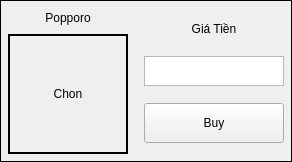
              <widget class="QFrame" name="frame_61">
               <property name="frameShape">
                <enum>QFrame::Box</enum>
               </property>
               <layout class="QHBoxLayout" name="horizontalLayout_11">
                <property name="leftMargin">
                 <number>2</number>
                </property>
                <property name="topMargin">
                 <number>2</number>
                </property>
                <property name="rightMargin">
                 <number>2</number>
                </property>
                <property name="bottomMargin">
                 <number>2</number>
                </property>
                <item>
                 <widget class="QFrame" name="frame_62">
                  <property name="sizePolicy">
                   <sizepolicy hsizetype="Expanding" vsizetype="Preferred">
                    <horstretch>0</horstretch>
                    <verstretch>0</verstretch>
                   </sizepolicy>
                  </property>
                  <property name="frameShape">
                   <enum>QFrame::Box</enum>
                  </property>
                  <property name="lineWidth">
                   <number>0</number>
                  </property>
                  <layout class="QVBoxLayout" name="verticalLayout_13">
                   <property name="leftMargin">
                    <number>5</number>
                   </property>
                   <property name="topMargin">
                    <number>5</number>
                   </property>
                   <property name="rightMargin">
                    <number>5</number>
                   </property>
                   <property name="bottomMargin">
                    <number>5</number>
                   </property>
                   <item>
                    <widget class="QLabel" name="nameID21">
                     <property name="sizePolicy">
                      <sizepolicy hsizetype="Expanding" vsizetype="Maximum">
                       <horstretch>0</horstretch>
                       <verstretch>0</verstretch>
                      </sizepolicy>
                     </property>
                     <property name="minimumSize">
                      <size>
                       <width>20</width>
                       <height>20</height>
                      </size>
                     </property>
                     <property name="maximumSize">
                      <size>
                       <width>5000</width>
                       <height>60</height>
                      </size>
                     </property>
                     <property name="frameShape">
                      <enum>QFrame::Box</enum>
                     </property>
                     <property name="lineWidth">
                      <number>0</number>
                     </property>
                     <property name="text">
                      <string>Popporo</string>
                     </property>
                     <property name="alignment">
                      <set>Qt::AlignCenter</set>
                     </property>
                    </widget>
                   </item>
                   <item>
                    <widget class="QLabel" name="imageID21">
                     <property name="sizePolicy">
                      <sizepolicy hsizetype="Expanding" vsizetype="Maximum">
                       <horstretch>0</horstretch>
                       <verstretch>0</verstretch>
                      </sizepolicy>
                     </property>
                     <property name="minimumSize">
                      <size>
                       <width>120</width>
                       <height>120</height>
                      </size>
                     </property>
                     <property name="maximumSize">
                      <size>
                       <width>5000</width>
                       <height>250</height>
                      </size>
                     </property>
                     <property name="frameShape">
                      <enum>QFrame::Box</enum>
                     </property>
                     <property name="lineWidth">
                      <number>2</number>
                     </property>
                     <property name="text">
                      <string>Chon</string>
                     </property>
                     <property name="alignment">
                      <set>Qt::AlignCenter</set>
                     </property>
                    </widget>
                   </item>
                  </layout>
                 </widget>
                </item>
                <item>
                 <widget class="QFrame" name="frame_63">
                  <property name="maximumSize">
                   <size>
                    <width>150</width>
                    <height>16777215</height>
                   </size>
                  </property>
                  <layout class="QVBoxLayout" name="verticalLayout_70">
                   <property name="leftMargin">
                    <number>5</number>
                   </property>
                   <property name="topMargin">
                    <number>5</number>
                   </property>
                   <property name="rightMargin">
                    <number>5</number>
                   </property>
                   <property name="bottomMargin">
                    <number>5</number>
                   </property>
                   <item>
                    <widget class="QLabel" name="imageAc_39">
                     <property name="sizePolicy">
                      <sizepolicy hsizetype="Maximum" vsizetype="Maximum">
                       <horstretch>0</horstretch>
                       <verstretch>0</verstretch>
                      </sizepolicy>
                     </property>
                     <property name="minimumSize">
                      <size>
                       <width>20</width>
                       <height>20</height>
                      </size>
                     </property>
                     <property name="maximumSize">
                      <size>
                       <width>150</width>
                       <height>20</height>
                      </size>
                     </property>
                     <property name="frameShape">
                      <enum>QFrame::Box</enum>
                     </property>
                     <property name="lineWidth">
                      <number>0</number>
                     </property>
                     <property name="text">
                      <string>Giá Tiền</string>
                     </property>
                     <property name="alignment">
                      <set>Qt::AlignCenter</set>
                     </property>
                    </widget>
                   </item>
                   <item>
                    <widget class="QTextEdit" name="totalCoinID21">
                     <property name="maximumSize">
                      <size>
                       <width>500</width>
                       <height>30</height>
                      </size>
                     </property>
                     <property name="readOnly">
                      <bool>true</bool>
                     </property>
                    </widget>
                   </item>
                   <item>
                    <widget class="QPushButton" name="btnBuyID21">
                     <property name="sizePolicy">
                      <sizepolicy hsizetype="Expanding" vsizetype="Fixed">
                       <horstretch>0</horstretch>
                       <verstretch>0</verstretch>
                      </sizepolicy>
                     </property>
                     <property name="minimumSize">
                      <size>
                       <width>0</width>
                       <height>40</height>
                      </size>
                     </property>
                     <property name="text">
                      <string>Buy</string>
                     </property>
                     <property name="ID" stdset="0">
                      <number>21</number>
                     </property>
                    </widget>
                   </item>
                  </layout>
                 </widget>
                </item>
               </layout>
              </widget>
